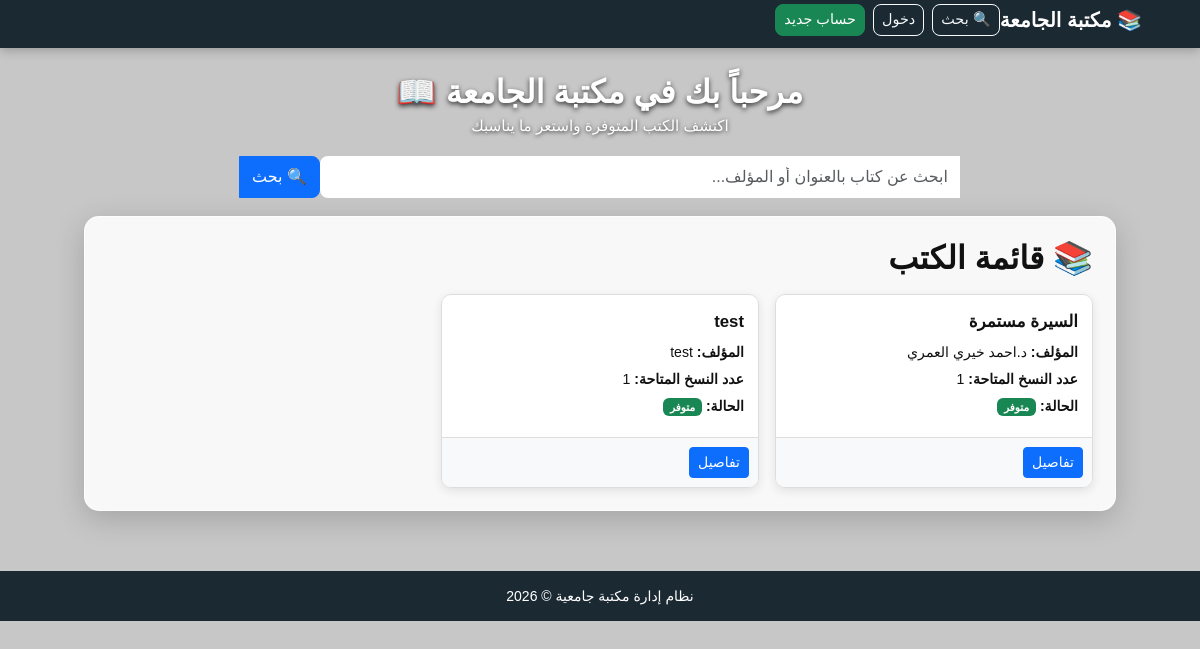
The page / on the database its author committed.
### library/models.py (models this page shows, shortened)
class Book(models.Model):
    title = models.CharField(max_length=200)        # عنوان الكتاب
    author = models.CharField(max_length=200)       # المؤلف
    isbn = models.CharField(max_length=13, unique=True)  # رقم الكتاب
    quantity = models.IntegerField(default=1)        # عدد النسخ
    available = models.BooleanField(default=True)    # متوفر أم لا

### library/views.py (the view)
# urls.py: path('', views.book_list, name='book_list'),
def book_list(request):
    books = Book.objects.all()
    return render(request, 'library/book_list.html', {'books': books})

### templates/library/book_list.html (shortened to what this page needs)
{% extends 'library/base.html' %}
{% block content %}
<div class="text-center mb-3">
    <h1 class="welcome-title">
        مرحباً بك في مكتبة الجامعة 📖
    </h1>
    <p class="welcome-subtitle">
        اكتشف الكتب المتوفرة واستعر ما يناسبك
    </p>
</div>
<div class="home-search">
    <form method="GET"
          action="/search/">
        <div class="input-group">
            <input
                type="text"
                name="q"
                class="form-control"
                placeholder="ابحث عن كتاب بالعنوان أو المؤلف..."
            >
            <button
                class="btn btn-primary"
                type="submit">
                🔍 بحث
            </button>
        </div>
    </form>
</div>
<div class="content-panel">
    <div class="d-flex justify-content-between align-items-center mb-3">
        <h2 class="section-title mb-0">
            📚 قائمة الكتب
        </h2>
    </div>
    <div class="row g-3">
        {% for book in books %}
        <div class="col-lg-4 col-md-6">
            <div class="book-card">
                <div class="book-card-body">
                    <div class="book-title">
                        {{ book.title }}
                    </div>
                    <div class="book-info">
                        <strong>المؤلف:</strong>
                        {{ book.author }}
                    </div>
                    <div class="book-info">
                        <strong>عدد النسخ المتاحة:</strong>
                        {{ book.quantity }}
                    </div>
                    <div class="book-info">
                        <strong>الحالة:</strong>
                        {% if book.available and book.quantity > 0 %}
                            <span class="badge bg-success">
                                متوفر
                            </span>
                        {% else %}
                            <span class="badge bg-danger">
                                غير متوفر
                            </span>
                        {% endif %}
                    </div>
                </div>
                <div class="book-card-footer">
                    <a
                        href="/book/{{ book.pk }}/"
                        class="btn btn-primary btn-sm">
                        تفاصيل
                    </a>
                </div>
            </div>
        </div>
        {% empty %}
        <div class="col-12 text-center">
            <p class="text-muted mb-0">
                لا توجد كتب حالياً.
            </p>
        </div>
        {% endfor %}
    </div>
</div>
{% endblock %}

### rows shown on the page
Book: title "السيرة مستمرة", author "د.احمد خيري العمري", quantity "1", available "متوفر"
Book: title "test", author "test", quantity "1", available "متوفر"
